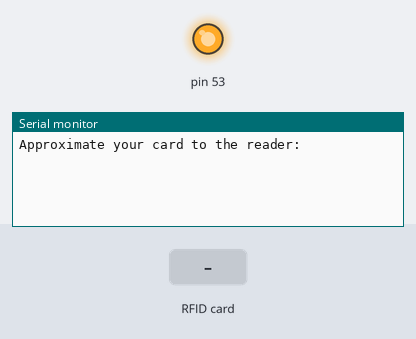
This sketch was run on a simulated Arduino Mega 2560, built with avr-gcc and run on an emulated ATmega2560. Shown: output pins drawn as LEDs (lit = HIGH), the last lines printed to the serial monitor. Inputs (shaded band) come from the test bench.

Above: at 1.2 s.
1.3 s: RFID card D5 99 2A 02 held to the reader
At 2.1 s:
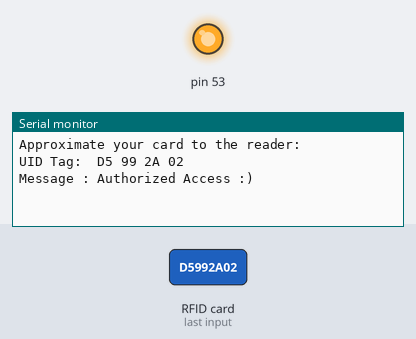
2.8 s: RFID card 5E 7A 19 C4 held to the reader
At 3.8 s:
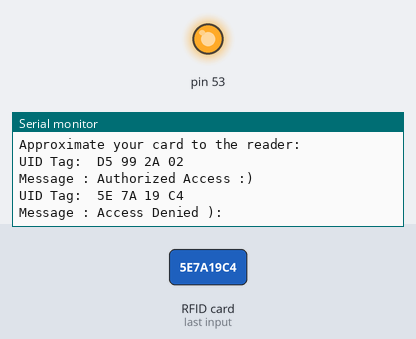

The sketch:

sketch_feb15a.ino
```cpp
#include <SPI.h>
#include <MFRC522.h>

#define SS_PIN 5
#define RST_PIN 22
MFRC522 mfrc522(SS_PIN, RST_PIN); // create an instance

void setup(){
  Serial.begin(115200); // initiating serial communication
  SPI.begin(); // initiating spi bus
  mfrc522.PCD_Init(); // initiating MFRC522
  Serial.println("Approximate your card to the reader: ");
  Serial.println();
}

void loop(){
  // looking for new cards
  if(!mfrc522.PICC_IsNewCardPresent()) return;
  // select one of the cards
  if(!mfrc522.PICC_ReadCardSerial()) return;
  // show UID on serial monitor
  Serial.print("UID Tag: ");
  String content = "";
  byte letter;
  for(byte i = 0; i < mfrc522.uid.size; i++){
    Serial.print(mfrc522.uid.uidByte[i] < 0x10 ? " 0" : " ");
    Serial.print(mfrc522.uid.uidByte[i], HEX);
    content.concat(String(mfrc522.uid.uidByte[i] < 0x10 ? " 0" : " "));
    content.concat(String(mfrc522.uid.uidByte[i], HEX));
  }
  Serial.println();
  Serial.print("Message : ");
  content.toUpperCase();
  // Access Authorization
  if(content.substring(1) == "D5 99 2A 02") // change for access uid
  {
    Serial.println("Authorized Access :)");
    Serial.println();
    delay(2000);
  }
  else{
    Serial.println("Access Denied ):");
    delay(2000);
  }
}
```

Measured:
- after the input at 1.3 s, the serial monitor: prints a new line at once (image 1)
- after the input at 2.8 s, the serial monitor: prints a new line after 0.51 s (image 2)
